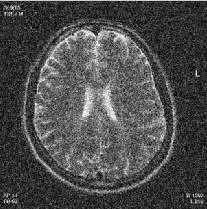
#> input picture images.jpg, 207 x 209 px
$ python ex-last.py   (older library calls are emulated)
#> lines starting #> are read from the running program, lines starting #| are printed output that depends on the picture


### What is gaussian Kernel #####
import numpy
import cv2
from matplotlib import pyplot as plt

def gaussian_kernel(size, size_y=None):
    size = int(size)
    if not size_y:
        size_y = size
    else:
        size_y = int(size_y)
    x, y = numpy.mgrid[-size:size+1, -size_y:size_y+1]
    g = numpy.exp(-(x**2/float(size)+y**2/float(size_y)))
    return g / g.sum()


gaussian_kernel_array = gaussian_kernel(3)
print(gaussian_kernel_array)
plt.imshow(gaussian_kernel_array, cmap=plt.get_cmap('jet'), interpolation='nearest')
plt.colorbar()
plt.show()
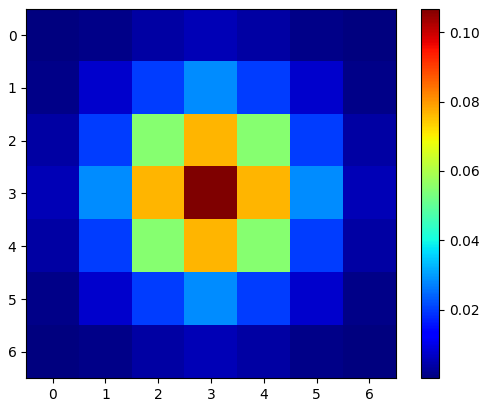
#> figure drawn by matplotlib, 2 panels

############################ Denoising filters ###############
from skimage.restoration import denoise_nl_means, estimate_sigma
from skimage import img_as_ubyte, img_as_float
from matplotlib import pyplot as plt
from skimage import io
import numpy as np

img = img_as_float(io.imread("images.jpg"))
#> img: shape (209, 207, 3) float64; min 0, max 1, mean 0.298
#Need to convert to float as we will be doing math on the array

from scipy import ndimage as nd
gaussian_img = nd.gaussian_filter(img, sigma=3)
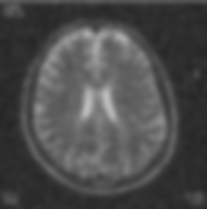
#> gaussian_img: shape (209, 207, 3) float64; min 0.148, max 0.742, mean 0.298
plt.imsave("images/gaussian.jpg", gaussian_img)


median_img = nd.median_filter(img, size=3)
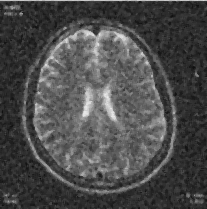
#> median_img: shape (209, 207, 3) float64; min 0.0392, max 0.922, mean 0.296
plt.imsave("images/median.jpg", median_img)

gaussian_img = nd.gaussian_filter(img, sigma=3)
plt.imsave("images/gaussian.jpg", gaussian_img)


##### NLM#####

sigma_est = np.mean(estimate_sigma(img, multichannel=True))
#> sigma_est = 0.0501

patch_kw = dict(patch_size=5,
                patch_distance=3,
                multichannel=True)

denoise_img = denoise_nl_means(img, h=1.15 * sigma_est, fast_mode=False,
                               patch_size=5, patch_distance=3, multichannel=True)
"""
denoise_img = denoise_nl_means(img, h=1.15 * sigma_est, fast_mode=False,
                           **patch_kw)
"""
denoise_img_as_8byte = img_as_ubyte(denoise_img)

plt.imshow(denoise_img)
#plt.imshow(denoise_img_as_8byte, cmap=plt.cm.gray, interpolation='nearest')
plt.imsave("images/NLM.jpg",denoise_img)


image = cv2.imread('images/NLM.jpg')
sharpen_kernel = np.array([[-1,-1,-1], [-1,9,-1], [-1,-1,-1]])
sharpen = cv2.filter2D(image, -1, sharpen_kernel)
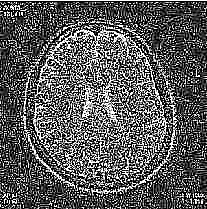
#> sharpen: shape (209, 207, 3); min 0, max 255, mean 91.6

cv2.imshow('sharpen', sharpen)
cv2.waitKey()


import cv2
import numpy as np
import matplotlib.pyplot as plt
import maxflow

# Important parameter
# Higher values means making the image smoother
smoothing = 110

# Load the image and convert it to grayscale image
# image_path = 'sharpen'
#> (the run stopped early here; a loop or call above may not have finished)

$ run again, with MRI-of-human-brain-corrupted-by-noise.jpg copied over images.jpg
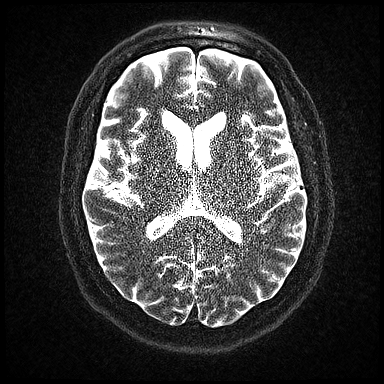
#> input picture MRI-of-human-brain-corrupted-by-noise.jpg, 384 x 384 px
#> `median_img = nd.median_filter(img, size=3)`:
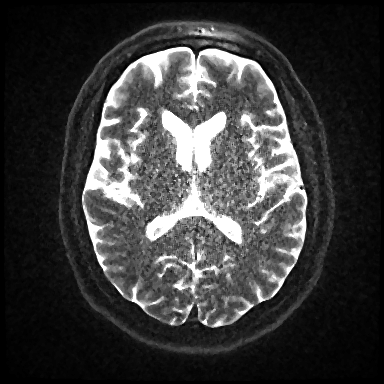
#> median_img: shape (384, 384, 3) float64; min 0, max 1, mean 0.23
#> sigma_est = 0.0213
#> `sharpen = cv2.filter2D(image, -1, sharpen_kernel)`:
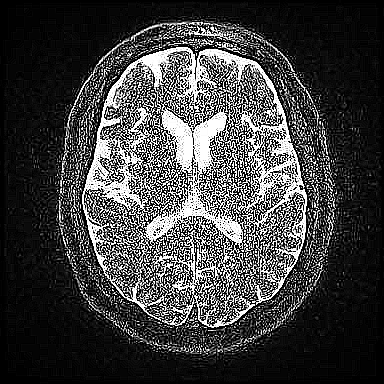
#> sharpen: shape (384, 384, 3); min 0, max 255, mean 63.4
